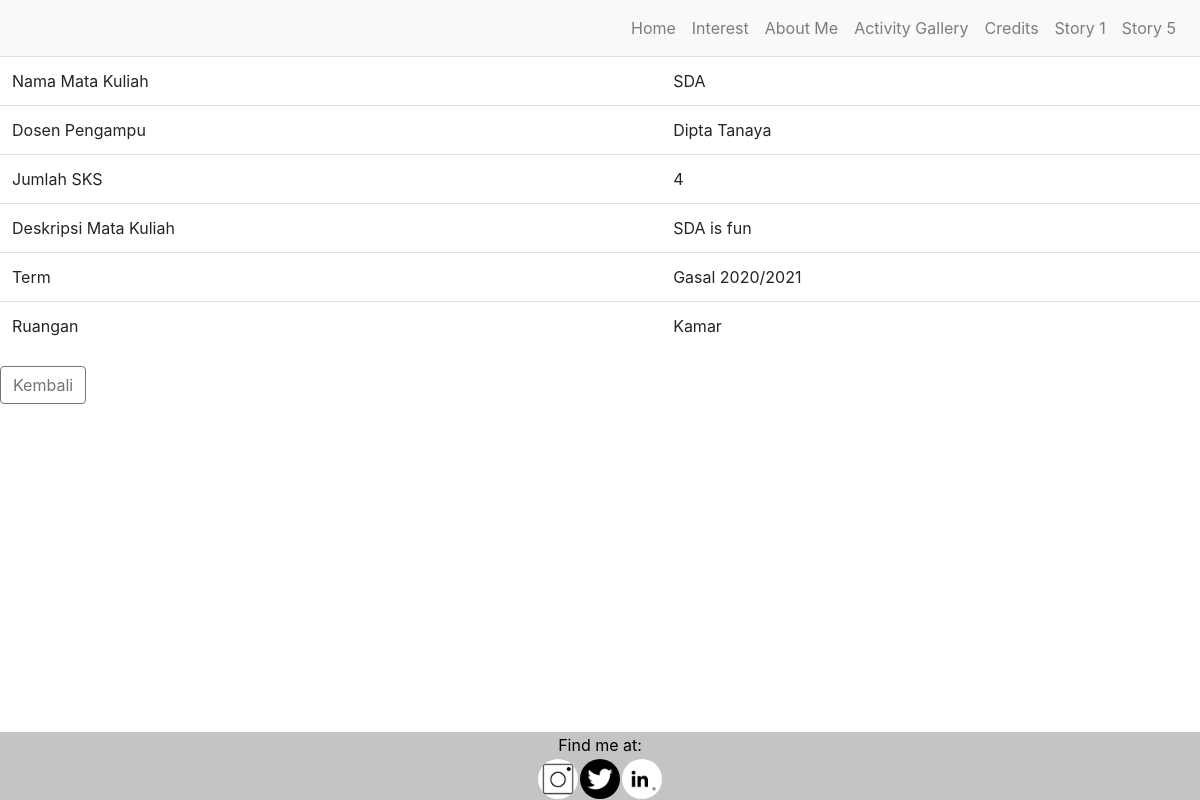
The app's page /story5/detail/23/ with its own data.
### form_story5/models.py (models this page shows, shortened)
class Schedule(models.Model):
    TERM = (
        ('Gasal 2019/2020', 'Gasal 2019/2020'),
        ('Genap 2019/2020', 'Genap 2019/2020'),
        ('Gasal 2020/2021', 'Gasal 2020/2021'),
        ('Genap 2020/2021', 'Genap 2020/2021'),
    )
    HARI = (
        ('Senin', 'Senin'),
        ('Selasa', 'Selasa'),
        ('Rabu', 'Rabu'),
        ('Kamis', 'Kamis'),
        ('Jumat', 'Jumat'),
    )
    matkul = models.CharField(max_length=100, null=True)
    sks = models.CharField(max_length=2, null=True)
    deskripsi = models.CharField(max_length=200, null=True)
    dosen = models.CharField(max_length=100, null=True)
    ruangan = models.CharField(max_length=100, null=True)
    term = models.CharField(max_length=100, null=True, choices=TERM)
    hari = models.CharField(max_length=10, null=True, choices=HARI, default='Senin')

### form_story5/views.py (the view)
# urls.py: path('detail/<str:param>/', views.details, name='detail')
def details(request, param):
    schedule = Schedule.objects.get(id = param)
    context = {'schedule':schedule}
    return render(request, 'story5/detail.html', context)

### form_story5/templates/story5/detail.html (shortened to what this page needs)
<!doctype html>
<html lang="en">
  <head>
    {% extends 'story3/base.html' %}
    {% load static %}
    {% block content %}
    <table class="table">
        <tr>
            <td>Nama Mata Kuliah</td>
            <td>{{schedule.matkul}}</td>
        </tr>
        <tr>
            <td>Dosen Pengampu</td>
            <td>{{schedule.dosen}}</td>
        </tr>
        <tr>
            <td>Jumlah SKS</td>
            <td>{{schedule.sks}}</td>
        </tr>
        <tr>
            <td>Deskripsi Mata Kuliah</td>
            <td>{{schedule.deskripsi}}</td>
        </tr>
        <tr>
            <td>Term</td>
            <td>{{schedule.term}}</td>
        </tr>
        <tr>
            <td>Ruangan</td>
            <td>{{schedule.ruangan}}</td>
        </tr>
    </table>
    <a href={% url 'story5:schedule'%}>
        <button class="btn btn-outline-secondary">Kembali</button>
    <a>
    {% endblock %}

### story3/static/story3/style.css (style rules this page uses)
a { color: white; }
td { align: center; }

### records on screen
Schedule: matkul "SDA", dosen "Dipta Tanaya", sks "4", deskripsi "SDA is fun", term "Gasal 2020/2021", ruangan "Kamar"
